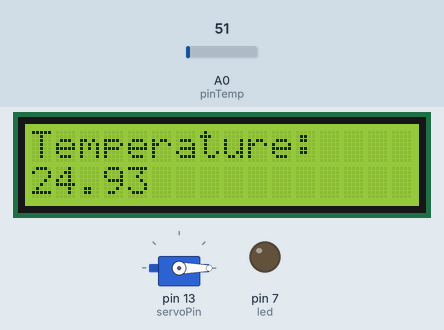
Simulated run of this sketch. Board: Arduino Uno, built with avr-gcc and run on an emulated ATmega328P. Shown: 16×2 character LCD, servo, output pins drawn as LEDs (lit = HIGH). The test bench sets the inputs (shaded band); at power-on: A0 (pinTemp) = 51.

Above: at 1.2 s.
1.3 s: A0 (pinTemp) set to 61
At 1.7 s:
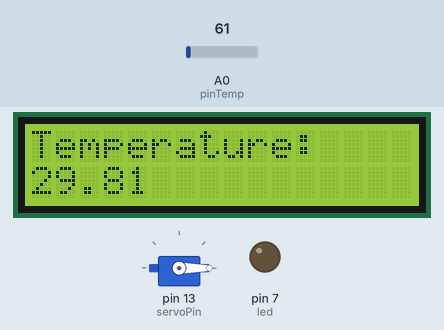
2.8 s: A0 (pinTemp) set to 71
At 4.0 s:
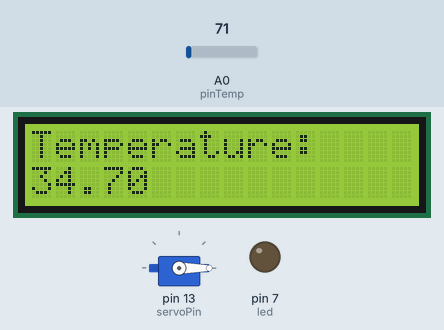
4.3 s: A0 (pinTemp) set to 86
At 5.2 s:
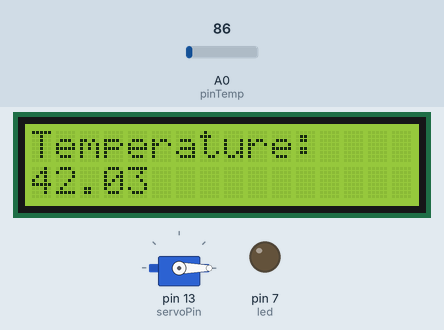
Timing chart, 0 to 7.3 s (numbered marks = the images above; inputs shaded):
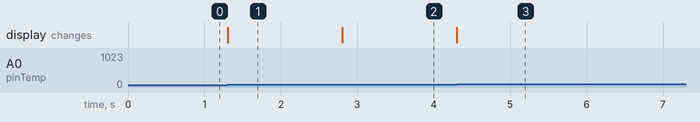

Measured:
- after the input at 1.3 s, the display: changes at once (image 1)
- after the input at 2.8 s, the display: changes at once (image 2)
- after the input at 4.3 s, the display: changes at once (image 3)

The sketch:

sourceCode.ino
```cpp
#include <LiquidCrystal.h>
#include<Servo.h>

LiquidCrystal lcd(10, 8, 5, 4, 3, 2);

int pinTemp = A0;
int led =  7;
int servoPin = 13;
Servo servo; //object creation

void setup() {
  lcd.begin(16, 2);
  lcd.print("Temperature: ");
  pinMode(led, OUTPUT);
  servo.attach(servoPin);
}
void loop() {
  float temp = analogRead(pinTemp);
  temp = temp * 0.4887585;  //((5*100)/1023) = 0.4887585
  lcd.setCursor(0, 1);
  lcd.print(temp);

  if(temp > 0 && temp <5)
  {
    digitalWrite(led, HIGH);
    servo.write(90);
  }else{
    digitalWrite(led, LOW);
    servo.write(0);
  }
}
```
